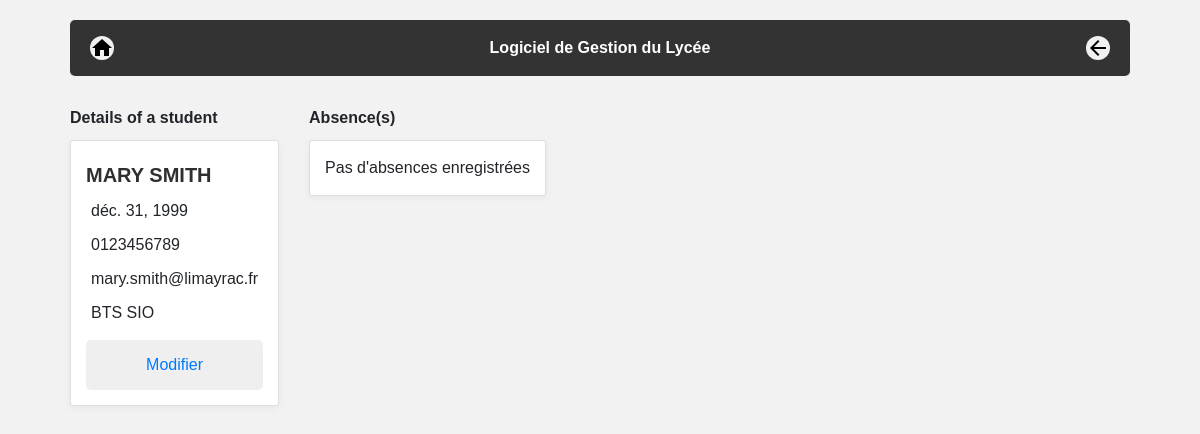
/lycee/student/10, run on an earlier commit of the app's database.
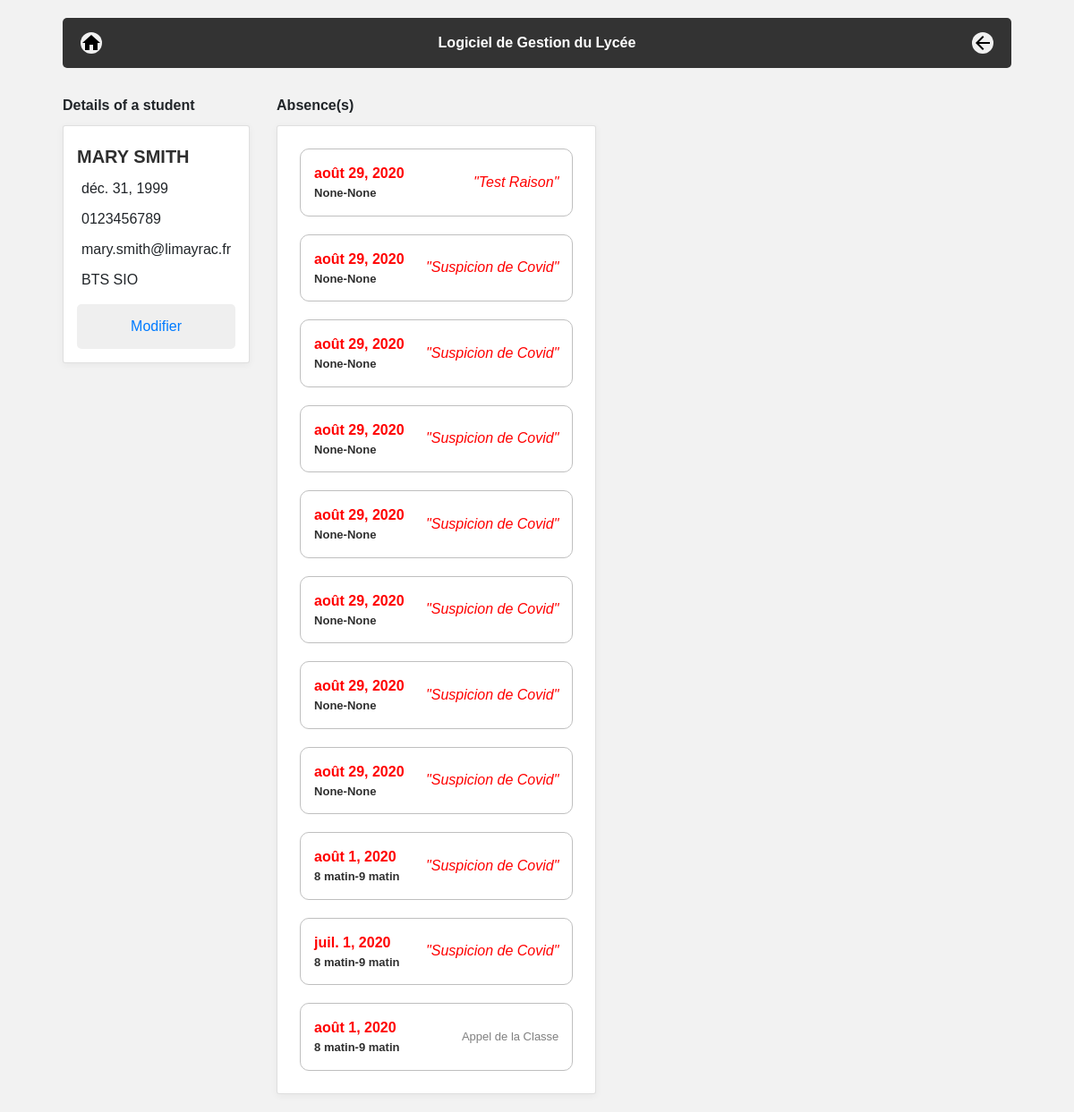
And on a later commit of the database.
### lycee/models.py (models this page shows)
class RollDetail(models.Model):
    date = models.DateField(
        blank=False,
        null=False,
        default=datetime.date.today
    )
    student = models.ForeignKey(
        Student,
        on_delete=models.CASCADE,  # necessaire selon la version de Django
        null=False
    )
    absent = models.BooleanField(
        default=False
    )
    cause = models.CharField(
        max_length=100,
        blank=False,
        null=True,
        default=''
    )
    roll = models.ForeignKey(
        Roll,
        on_delete=models.CASCADE,  # necessaire selon la version de Django
        null=True
    )
    debut = models.TimeField(
        max_length=100,
        blank=False,
        null=False,
        default='08:00'
    )
    fin = models.TimeField(
        max_length=100,
        blank=False,
        null=False,
        default='09:00'
    )

### lycee/views.py (the view)
# urls.py: url(r'^student/(?P<student_id>[0-9]+)$', views.detail_student, name='detail_student'),
def detail_student(request, student_id):
    result_list = Student.objects.get(pk=student_id)
    result_absences = RollDetail.objects.filter(student_id=student_id, absent=1)
    context = {
        'liste': result_list,
        'absences': result_absences,
    }
    return render(request, 'lycee/student/detail_student.html', context)

### lycee/models.py (called while the page is built)
    def __str__(self):
        return self.name

### lycee/templates/lycee/student/detail_student.html (shortened to what this page needs)
{% extends "master.html" %}
{% if liste %}
    {% block content %}
        <div class="margin">
            <b>Details of a student</b>
            <div class="contain3 card">
                <div class="title">{{ liste.first_name }} {{ liste.last_name }}</div>
                <div class="list">{{ liste.birth_date }}</div>
                <div class="list">{{ liste.phone }}</div>
                <div class="list">{{ liste.email|lower }}</div>
                <div class="list">{{ liste.cursus }}</div>
                <button class="button2" type="cancel">
                    <a href="/lycee/student/edit/{{liste.id}}">
                        Modifier
                    </a>
                </button>
            </div>
        </div>
        {% if absences %}
        <div class="margin">
            <b>Absence(s)</b>
            <div class="contain3 card">
                {% for abs in absences %}
                    {% if abs.roll_id != NULL %}
                    <a href="/lycee/rolls/details/{{abs.roll_id}}">
                         <div class="description contain4" style="color: red">
                             <b>{{abs.date}}&nbsp;<div class="hours">{{abs.debut}}-{{abs.fin}}</div></b>
                             <div class="helptext left">Appel de la Classe</div>
                         </div>
                    </a>
                    {% else %}
                    <a>
                         <div class="description contain4" style="color: red">
                             <b>{{abs.date}}&nbsp;<div class="hours">{{abs.debut}}-{{abs.fin}}</div></b>
                             {% if abs.cause %}
                                <i class="left">"{{abs.cause}}"</i>
                             {% else %}
                                 <div class="helptext left" style="margin-left: 20px;">Sans motif</div>
                             {% endif %}
                         </div>
                    </a>
                    {% endif %}
                {% endfor %}
            </div>
        </div>
        {% else %}
        <div class="margin">
            <b>Absence(s)</b>
            <div class="contain3 card">
                Pas d'absences enregistrées
            </div>
        </div>
        {% endif %}
    {% endblock %}
{% else %}
    <p>No student to show.</p>
{% endif %}

What changed in the data, as far as the page shows it:
added RollDetail: date "août 29, 2020", debut "None", fin "None", cause "Test Raison"
added RollDetail: date "août 29, 2020", debut "None", fin "None", cause "Suspicion de Covid"
added RollDetail: date "août 29, 2020", debut "None", fin "None", cause "Suspicion de Covid"
added RollDetail: date "août 29, 2020", debut "None", fin "None", cause "Suspicion de Covid"
added RollDetail: date "août 29, 2020", debut "None", fin "None", cause "Suspicion de Covid"
added RollDetail: date "août 29, 2020", debut "None", fin "None", cause "Suspicion de Covid"
added RollDetail: date "août 29, 2020", debut "None", fin "None", cause "Suspicion de Covid"
added RollDetail: date "août 29, 2020", debut "None", fin "None", cause "Suspicion de Covid"
added RollDetail: date "août 1, 2020", debut "8 matin", fin "9 matin", cause "Suspicion de Covid"
added RollDetail: date "juil. 1, 2020", debut "8 matin", fin "9 matin", cause "Suspicion de Covid"
added RollDetail: date "août 1, 2020", debut "8 matin", fin "9 matin"
Also different on the page:
text no longer shown: "Pas d'absences enregistrées"
